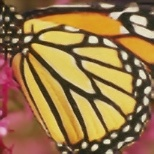
#> input picture data/lapsrn_butterfly.jpg, 154 x 154 px, found by its file name
$ python img_pro_utils.py
#> lines starting #> are read from the running program, lines starting #| are printed output that depends on the picture; after the words box and inside, x2 and y2 are one past the last pixel; in counts of white or black regions, pixels touching at a corner belong together
#> further down, img is the input picture: shape (154, 154, 3); mean B, G, R 72, 118.3, 152.1
#| <class 'numpy.ndarray'>
import numpy as np
import cv2 as cv
import random


class Img_pro_utils(object):

    @staticmethod
    def to_gray_normal(self, img: np.ndarray):
        if len(img.shape) == 3:
            img = cv.cvtColor(img, cv.COLOR_BGR2GRAY)
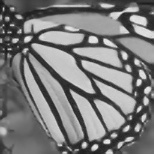
#> img: shape (154, 154); min 21, max 239, mean 123.1
        # 如果已经映射到0，1则不需要再映射了
        # 灰度值映射到[0, 1]
        if np.max(img) > 1:
            img = img / 255
        return img

    # [40 lines left out: functions imLinearAdjust_n, imLinearAdjust, not called in this run]

    @staticmethod
    def to_gray_255(self, src):
        """将灰度值映射到[0, 255]

        Args:
            src (np.ndarray): 输入图片

        Returns:
            np.ndarray: 输出图片
        """
        src = src * 255
        print(type(src[0][0]))
        # 将浮点数转换为整数
        src = src.astype(np.uint8)
        print(type(src[0][0]))
        return src

    # [14 lines left out: function imLogAdjust, not called in this run]

    @staticmethod
    def imPowerAdjust(self, src: np.ndarray, lamb: float, power: float):
        """指数变换

        Args:
            src (np.ndarray): 源图像
            lamb (float): lambda倍数
            power (float): 指数

        Returns:
            np.ndarray: 输出图像
        """
        src = self.to_gray_normal(self, src)
        temp = lamb * np.power(src, power)
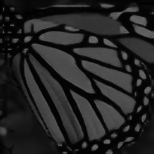
#> temp: shape (154, 154) float64; min 0.00339, max 0.439, mean 0.143
        return self.to_gray_255(self, temp)
#| <class 'numpy.float64'>
#| <class 'numpy.uint8'>
#| (154, 154)
#> (key q is pressed here)

    # [250 lines left out: functions imHistEqual, imLUT, imfilter, imSmoothing, imSharpen, imFimg and 6 more, not called in this run]

    @staticmethod
    def segment(self, src):
        '''
        读入一幅为图像（只含有单一目标），应用所学的知识分割出前景目标和背景图像（分割前景和背景）。
        '''
        src = self.to_gray_normal(self, src)
        src = self.to_gray_255(self, src)
#| <class 'numpy.float64'>
#| <class 'numpy.uint8'>
        # 使用otsu算法进行二值化
        ret, binary = cv.threshold(src, 0, 255, cv.THRESH_BINARY | cv.THRESH_OTSU)
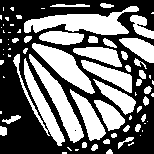
#> binary: shape (154, 154); 44.8% white; 74 white regions (35 under 20 px), largest, box (x1, y1, x2, y2) and area: (24, 6, 139, 35) 1601, (29, 54, 84, 143) 1198, (32, 43, 95, 94) 1150
#> ret = 128
        return binary

    @staticmethod
    def matting(self, src: np.ndarray, mask: np.ndarray):
        """抠图，根据二值化的mask抠图

        Args:
            src (np.ndarray): 输入的图像，要求为三通道，并且在函数结束后会被修改
            mask (np.ndarray): 掩模，要求为单通道，且为二值化图像

        Returns:
            src: 抠图后的图像
        """
        bgr_ls: list() = list(cv.split(src))
#> bgr_ls = 3 items
        for i in range(3):
          bgr_ls[i] = cv.bitwise_and(bgr_ls[i], mask)
        cv.merge(bgr_ls, src)
        return src


if __name__ == "__main__":
    # 测试代码
    img = cv.imread("./data/lapsrn_butterfly.jpg")
    print(type(img[0][0]))

    # [6 lines of commented-out code are left out]

    a = np.array([1, 2, 3, 4, 5, 6, 7, 8, 9])

    # 将 a 数组中所有在 0 到 3 之间的元素平方
    a[(0 <= a) & (a <= 3)] = a[(0 <= a) & (a <= 3)]**2
    print(a)

    # [10 lines of commented-out code are left out]

    src = Img_pro_utils.imPowerAdjust(Img_pro_utils, img, 0.5, 2)
    cv.imshow("temp", src)
    print(np.shape(src))
    if cv.waitKey(0) == ord("q"):
        cv.destroyAllWindows()
        # [66 lines of commented-out code are left out]

    print("------------------morphology------------------")
    # 产生二值化图像
    mask = Img_pro_utils.segment(Img_pro_utils, img)
    # temp = Img_pro_utils.morphology(Img_pro_utils, temp, "dilate", ksize=3)
    Img_pro_utils.matting(Img_pro_utils, img, mask)
    cv.imshow("temp", img)
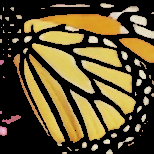
#> window 'temp': shape (154, 154, 3); mean B, G, R 46.4, 81.4, 95.3
    if cv.waitKey(0) == ord("q"):
#> (key q is pressed here)
        cv.destroyAllWindows()
